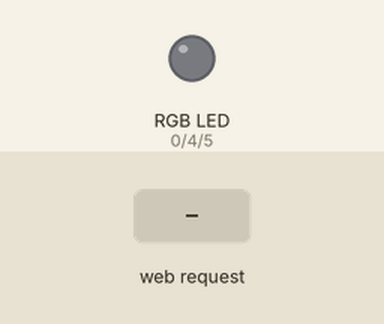
Simulated run of this sketch. Board: ESP8266 (NodeMCU). Shown: an RGB LED mixed from three pins (HIGH = lit). Inputs (shaded band) come from the test bench. WiFi joins after 1.5 s; servers stay silent unless stated; uploads are accepted with an empty reply; what the sketch prints to the serial monitor is not drawn.

Above: at 8.3 s.
8.4 s: HTTP request GET /rgb?username=1&password=1&hours=1 received
At 9.6 s:
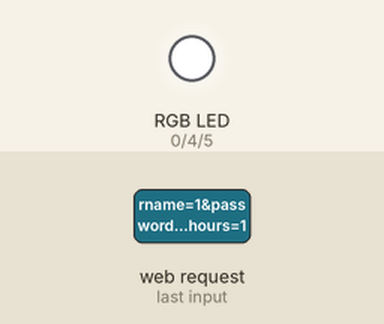
9.9 s: HTTP request GET /wifilogin?username=1 received
At 14.3 s:
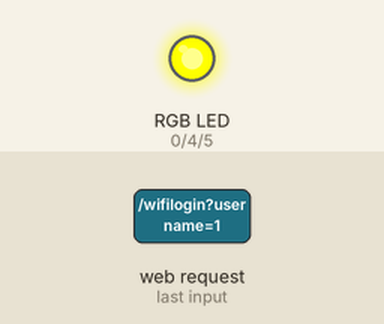
15.9 s: HTTP request GET /alarm?username=1&password=1&hours=1 received
At 22.5 s:
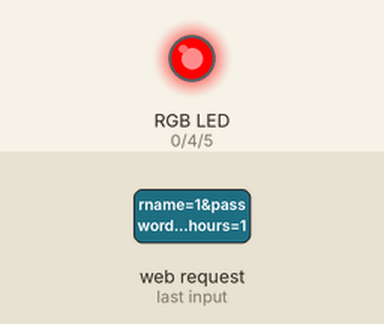
Timing chart, 0 to 27.1 s (numbered marks = the images above; inputs shaded):
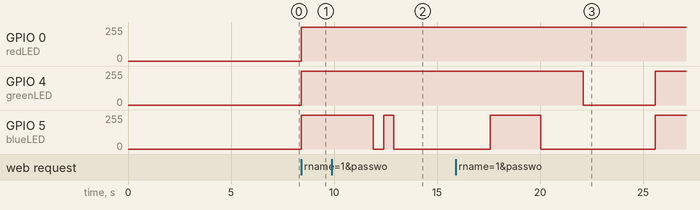

The sketch:

rgbColors.ino
```cpp
/* RGB web server with ESP8266
 *  Editing the version for users
* analogWrite with values received from web page
*Sasidhar P
* WiFi router that creates a fixed domain: http://rgb
* web page returns POST request with 3 RGB parameters http://192.168.1.1/
*
*/

#include <ESP8266WiFi.h>
#include <DNSServer.h>
#include <ESP8266WebServer.h>
#include <ESP8266HTTPClient.h>

#include <ESP8266HTTPClient.h>
#include <ArduinoJson.h>

#include "webpage.h"
#include "WiFiLogin.h"
//#include "timeSetting.h"
#include "brightness.h"
#include "updateTime.h"
#include "requestCommand.h"
//#include "scheduleCommand.h" //now included in requestcommand.h
//#include "getUserName.h"

const char *ssid = "Capstone333";
const char *password = "87654321";
const byte DNS_PORT = 53;
const int redLED = 0;   //D3
const int greenLED = 4; //D2
const int blueLED = 5;  //D1

int userChk = 0;
//const char * puser="";
const char * ppuser="";

IPAddress apIP(192, 168, 1, 1);
//DNSServer dnsServer;
ESP8266WebServer webServer(80);
HTTPClient http;    //Declare object of class HTTPClient


//////////////////////for timesetting////////////////////////////////////////////////////////////////////////////
unsigned long timeNow = 0;
unsigned long timeLast = 0;
unsigned long tsec =0;

/*alarm setting*/
 int ahours =0;
  int aminutes = 0;
  int aday = 0;
  int asec=0;
  bool schMode = false;

//////////////////////////////////////////////////////////////////////////////////////////////////
///////////req comand/////////


//////////rea command//////

void handleColors() {
// Serial.println("handle root..");
String red = webServer.arg(0); // read RGB arguments
String green = webServer.arg(1);
String blue = webServer.arg(2);

if((red != "") && (green != "") && (blue != ""))
{
  analogWrite(redLED, 1023 - red.toInt());
  analogWrite(greenLED, 1023 - green.toInt());
  analogWrite(blueLED, 1023 - blue.toInt());
}


Serial.print("Red: ");
Serial.println(red.toInt());
Serial.print("Green: ");
Serial.println(green.toInt());
Serial.print("Blue: ");
Serial.println(blue.toInt());
Serial.println();

webServer.send(200, "text/html", webpage);
}

//////////////////////////////////////////////////////////////////////////////////////////////////

void handleWifiLogin(){
//String ip = (String)WiFi.localIP();
  //  Serial.println(ip);
    //webServer.send(200, "text/html", ip);

if(  webServer.hasArg("username") ||  webServer.hasArg("password") || webServer.arg("username") != NULL || webServer.arg("password") != NULL) {

Serial.println("after if in wifilogin");
String username = webServer.arg("username");
String password = webServer.arg("password");

Serial.println(username);
Serial.println(password);

    Serial.print("Connecting to ");
    Serial.println(webServer.arg("username"));
    String ssid2 =  webServer.arg("username");
    String password2 = webServer.arg("password");


    //WiFi.disconnect();
     char cssid[ssid2.length()+1];
     char cpass[password2.length()+1];
     ssid2.toCharArray(cssid, ssid2.length()+1);
     password2.toCharArray(cpass, password2.length()+1);

      //WiFi.disconnect(); //forgets any old wifi

    Serial.println(cssid);
    Serial.println(cpass);
     WiFi.softAPdisconnect();

     WiFi.begin(cssid, cpass); Serial.print("Connecting");

  while (WiFi.status() != WL_CONNECTED)
  {
    delay(500);
    Serial.print(".");
  }
  Serial.println();

  Serial.print("Connected, IP address: ");

    Serial.println(WiFi.localIP());
    //if(dnsServer.start(DNS_PORT, "rgb", WiFi.localIP())){
      //Serial.println("In Wifi login dns started");
    //}
    //Serial.println("New Wifi connected and now try rgb in your WiFi");
    analogWrite(blueLED,1023);delay(500);analogWrite(blueLED,0);delay(500);analogWrite(blueLED,1023);delay(500);analogWrite(blueLED,0);delay(500);
    analogWrite(blueLED,1023);analogWrite(blueLED,0);delay(500);
    webServer.send(200, "text/html", "New Wifi connected");
if (WiFi.status() == WL_CONNECTED){
updateTime(); }

}
  webServer.send(200, "text/html", WiFiLogin);

}
//////////////////////////////////////////////////////////////////////////////////////////////////
void scheduleMode(){
//  int ahours =0;
//  int aminutes = 0;
  if( webServer.hasArg("hours") ||  webServer.hasArg("minutes") ||  webServer.hasArg("day") ||  webServer.hasArg("seconds") || webServer.hasArg("mon")|| webServer.arg("hours") != NULL || webServer.arg("minutes") != NULL|| webServer.arg("day") != NULL || webServer.arg("seconds") != NULL|| webServer.arg("mon") != NULL)
  {

    ahours = (webServer.arg("hours")).toInt();
    aminutes = webServer.arg("minutes").toInt();
    aday = webServer.arg("day").toInt();
    asec = webServer.arg("seconds").toInt();

    Serial.println("Alarm wait");
//    Serial.println(hours); Serial.println(minutes);
    //Serial.println(ahours);Serial.println(aminutes);

   schMode = true;
   fade(blueLED);
  fade(greenLED);


    webServer.send(200, "text/html", SchedulePage);
  }

  webServer.send(200, "text/html", SchedulePage);

}

void initTime(){
//  if(  webServer.hasArg("hours") ||  webServer.hasArg("minutes") ||  webServer.hasArg("day") ||  webServer.hasArg("seconds")|| webServer.arg("hours") != NULL || webServer.arg("minutes") != NULL|| webServer.arg("day") != NULL || webServer.arg("seconds") != NULL){
//    hours = (webServer.arg("hours")).toInt();
//    minutes = webServer.arg("minutes").toInt();
//    dayNum = webServer.arg("day").toInt();
//    seconds = webServer.arg("seconds").toInt();
//    timeSet();
    webServer.send(200, "text/html", String(pday)+":"+String(phour)+":"+String(pmin)+":"+String(psec));
  }
//
//  else{
//
//  webServer.send(200, "text/html", initTimeWebPage+setTime3);
//  }
//}
//////////////////////////////////////////////////////////////////////////////////////////////////
void setBright(){

  webServer.send(200, "text/html", brightness);

}

void incBright(){
   if(ledbrightness<=950)
     ledbrightness+=50;
      analogWrite(blueLED,ledbrightness);
      analogWrite(redLED,ledbrightness);
      analogWrite(greenLED,ledbrightness);
  webServer.send(200, "text/html", brightness);
}

void decBright(){
  if(ledbrightness>=50)
     ledbrightness-=50;
     analogWrite(blueLED,ledbrightness);
      analogWrite(redLED,ledbrightness);
      analogWrite(greenLED,ledbrightness);
  webServer.send(200, "text/html", brightness);
}

//////////////////////////////////////////////////////////////////////////////////////////////////
void handleRoot(){
  webServer.send(200, "text/html", rootPage);
}
//////////////////////////////////////////////////////////////////////////////////////////////////

void setup() {

pinMode(redLED, OUTPUT);
pinMode(greenLED, OUTPUT);
pinMode(blueLED, OUTPUT);

analogWrite(redLED, 0);
analogWrite(greenLED, 0);
analogWrite(blueLED, 0);

delay(1000);
Serial.begin(115200);
Serial.println();

WiFi.mode(WIFI_AP);
WiFi.softAPConfig(apIP, apIP, IPAddress(255, 255, 255, 0));
WiFi.softAP(ssid,password);
//WiFi.config(staticIP,gateway,subnet);

// if DNSServer is started with "*" for domain name, it will reply with provided IP to all DNS request
//if(dnsServer.start(DNS_PORT, "rgb", apIP)){
//  Serial.println("Dns in setup started");
//}

webServer.on("/",handleRoot);
webServer.on("/rgb", handleColors);
webServer.on("/wifilogin", handleWifiLogin);
webServer.on("/alarm",scheduleMode);
webServer.on("/inittime",initTime);

webServer.on("/brightness",setBright);
webServer.on("/brightnessinc",incBright);
webServer.on("/brightnessdec",decBright);
webServer.begin();

testRGB();
}

//////////////////////////////////////////////////////////////////////////////////////////////////

void loop() {

//dnsServer.processNextRequest();

/////////// dcm server connection in loop ////////////////////


///////////--- end of dcm server connection in loop ---///////////////////

///////////////////// time setting ///////////////////////////
//timeNow = millis()/1000;
//tsec = timeNow - timeLast;
//timeLast = timeNow;
////Serial.print("tsec : ");Serial.println(tsec);
//
//if(tsec == 1) {psec = psec +1; Serial.println(tsec); /*Serial.println(psec);*/}
//
//if(psec == 60) { pmin = pmin +1; psec =0;}
//
//if(pmin == 60) { phour = phour + 1; pmin =0;}
//
//if(phour == 24) { pday = pday +1; phour = 0; updateTime();}

/////////////////////time setting ////////////////////////////

/////////////// FIFO commands eating from database //////////////
if (WiFi.status() == WL_CONNECTED) {
  //getUserName();  Serial.print("in loop the value if puser is: ");Serial.println(String(puser));
requestCommand(); //access httprc values from requestCommand.h file
updateTime();
//Serial.print("CIDi;");Serial.print(cidi); Serial.print("inti;");Serial.print(intensityi);
if(cidi == 1 ) { //brightness mode
  Serial.print("in cidi 1 ");
  analogWrite(redLED, 1023-intensityi); // R off
   analogWrite(greenLED, 1023-intensityi); // G off
  analogWrite(blueLED, 1023-intensityi); // B off

}

if(cidi == 2) { //rgb mode
  Serial.print("in cidi 2 ");
  analogWrite(redLED, 1023-redi); // R off
analogWrite(greenLED, 1023-greeni); // G off
analogWrite(blueLED, 1023-bluei);

}
}
////////////////FIFO commands ate /////////////////
/////////////schedule visit//////////////
if (WiFi.status() == WL_CONNECTED) {
  //getUserName();
  deScheduleCommand();
scheduleCommand();
if(hourssc== phour&& minutessc == pmin) {

  if(statussc == 0) {Serial.print("alarm status 0");fade(greenLED);analogWrite(redLED, 1023); analogWrite(greenLED, 1023); analogWrite(blueLED, 1023);deScheduleCommand();}
  if(statussc==1){Serial.print("alarm status 1");fade(blueLED);analogWrite(redLED, 0); analogWrite(greenLED, 0); analogWrite(blueLED, 0);deScheduleCommand();}}


}
////////////schedule visit///////////
webServer.handleClient();


if(schMode == true && ahours == phour && aminutes == pmin && aday == pday && asec == psec){
  Serial.println("Alarm Alarm !! ");
    fade(greenLED);
    fade(blueLED);
    schMode = false;


}

Serial.println("Loop completed");
}//loop completed
//////////////////////////////////////////////////////////////////////////////////////////////////
//////////////////////////////////////////////////////////////////////////////////////////////////

void testRGB() { // fade in and out of Red, Green, Blue

analogWrite(redLED, 0); // R off
analogWrite(greenLED, 0); // G off
analogWrite(blueLED, 0); // B off

fade(redLED); // R
fade(greenLED); // G
fade(blueLED); // B
}

//////////////////////////////////////////////////////////////////////////////////////////////////

void fade(int pin) {

for (int u = 0; u < 1024; u++) {
analogWrite(pin, u);
delay(1);
}
for (int u = 0; u < 1024; u++) {
analogWrite(pin, 1023 - u);
delay(1);
}
}
```

WiFiLogin.h
```cpp
String WiFiLogin = ""
"<p> enter new Wifi Credentials </p> "
"<form action=\"/wifilogin\" method=\"POST\">"
"<input type=\"text\" name=\"username\" placeholder=\"Username\">"
"</br><input type=\"password\" name=\"password\" placeholder=\"Password\"></br><input type=\"submit\" value=\"Login\"></form></br>";


//String WiFiLogin = ""
//"<html>"
//"<body onload=\"setTimeout(myFunction,30000)\">"
//"<p> enter new Wifi Credentials </p> "
//"<form action=\"/wifilogin\" method=\"POST\">"
//"<input type=\"text\" name=\"username\" placeholder=\"Username\" >"
//"</br><input type=\"password\" name=\"password\" placeholder=\"Password\" ></br><button onclick=\"myFun()\" id=\"clicker\"> Login </button>"
//
//"<p id=\"demo\"> </p>"
//"<script>"
//
//"function myFunction(){"
//"var button = document.getElementById('clicker');"
//
//"button.click()}"
//
//"function myFun(){"
//"document.getElementById(\"demo\").innerHTML = \"Wifi hello\" ;}"
//
//"</script>"
//"</body>"
//"</html>";
//
////<input type=\"submit\" value=\"Login\"></form></br>
```

brightness.h
```cpp
  int ledbrightness=0;
  String brightness0 = ""
"HTTP/1.1 200 OK\r\nContent-Type: text/html\r\n\r\n"
"<html>\r\n"
"<head>\r\n"
"<title>BRIGHTNESS</title>\r\n"
"<h1 align=\"center\" >CHANGE BRIGHTNESS</h1>\r\n"
"</head>\r\n"
"<body bgcolor=\"yellow\">\r\n"
"<div align=\"center\" >\r\n"
"<label align=\"center\" >\r\n"
"PRESENT BRIGHTNESS LEVEL : ";
String brightness1 = brightness0 + ledbrightness;
String brightness = brightness1 +
"</label>\r\n<br />\r\n<br />\r\n"
"<a href=\"/brightnessinc\">\r\n<button>   +   </button>\r\n</a><br />\r\n<br />\r\n"
"<a href=\"/brightnessdec\">\r\n<button>   -  </button></a>\r\n<br />\r\n<br />\r\n"
"<a href=\"/main\">\r\n<button>HOME</button>\r\n</a>\r\n<br />\r\n<br />\r\n"
"</div>\r\n"
"</body>\r\n"
"</html>\r\n";

//  brightness+=ledbrightness;
  //brightness+=


  String rootPage = ""
  "<html>\r\n"
"<head>\r\n"
"<title>Interface</title>\r\n"
"<h1 align=\"center\" >Interface</h1>\r\n"
"</head>\r\n"
"<body bgcolor=\"yellow\">\r\n"
"<div align=\"center\" >\r\n"
"<label align=\"center\" >\r\n"
"PRESENT BRIGHTNESS LEVEL : "
"</label>\r\n<br />\r\n<br />\r\n"
"<a href=\"/wifilogin\">\r\n<button>   Configure Wifi   </button>\r\n</a><br />\r\n<br />\r\n"
"<a href=\"/inittime\">\r\n<button>   Set Device Time  </button>\r\n</a><br />\r\n<br />\r\n"
"<a href=\"/alarm\">\r\n<button>   Set Schedule   </button>\r\n</a><br />\r\n<br />\r\n"
"<a href=\"/brightness\">\r\n<button>   Brightness White Mode   </button>\r\n</a><br />\r\n<br />\r\n"
"<a href=\"/rgb\">\r\n<button>   color Selection   </button>\r\n</a><br />\r\n<br />\r\n"
"</div>\r\n"
"</body>\r\n"
"</html>\r\n";
```

getUserName.h
```cpp
String payloadgu = "";
const char * puser="";
int dId = 333;

void getUserName(){
  HTTPClient http;    //Declare object of class HTTPClient

   http.begin("http://ec2-13-211-121-155.ap-southeast-2.compute.amazonaws.com/getuser.php?trun=1&devid="+String(dId));      //Specify request destination ?s1=1&s2=1&pass=123
   http.addHeader("Content-Type", "text/plain");  //Specify content-type header

   int httpCode = http.POST("Message from ESP8266");   //Send the request
    payloadgu = http.getString();                  //Get the response payload
   //strcpy(payloadt,payload);
  //char JSONMessage[256] = payload;

payloadgu.trim();
payloadgu.remove(payloadgu.length()-1);
payloadgu.remove(0,1);
  //Serial.print("..");
//Serial.print(payloadgu);Serial.print("..");
  StaticJsonBuffer<300> JSONBuffer;
  JsonObject&  parsed= JSONBuffer.parseObject(payloadgu);

  if (!parsed.success()) {Serial.println("Parsing failed in getUserName"); return;}


puser = parsed["username"];

   //Serial.println(httpCode);   //Print HTTP return code
   //Serial.println(payload);    //Print request response payload
//puser = pusergu;
Serial.print("Device being used by username :  ");
Serial.println(puser);

}
```

updateTime.h
```cpp
unsigned long int pyear = 0;
unsigned long int pmonth = 0;
unsigned long int pday = 0;
unsigned long int phour = 0;
unsigned long int pmin = 0;
unsigned long int psec = 0;
String payload = "";

void updateTime(){
  HTTPClient http;    //Declare object of class HTTPClient

   http.begin("http://ec2-13-211-121-155.ap-southeast-2.compute.amazonaws.com/timeSet.php?pass=123");      //Specify request destination ?s1=1&s2=1&pass=123
   http.addHeader("Content-Type", "text/plain");  //Specify content-type header

   int httpCode = http.POST("Message from ESP8266");   //Send the request
    payload = http.getString();                  //Get the response payload
   //strcpy(payloadt,payload);
  //char JSONMessage[256] = payload;

payload.trim();
payload.remove(payload.length()-1);
payload.remove(0,1);
  //Serial.print("..");
//Serial.print(payload);Serial.print("..");
  StaticJsonBuffer<300> JSONBuffer;
  JsonObject&  parsed= JSONBuffer.parseObject(payload);

  if (!parsed.success()) {

  Serial.println("Parsing failed");
  return;

}

//[{"year":"2018","month":"04","day":"04","hour":"10","min":"53","sec":"06"}]
const char * olyear = parsed["year"];
const char * olmonth= parsed["month"];
const char * olday= parsed["day"];
const char * olhour = parsed["hour"];
const char * olmin = parsed["min"];
const char * olsec = parsed["sec"];

 pyear = atol(olyear);//olyear.toInt();
 pmonth = atol(olmonth);
 pday = atol(olday);
 phour = atol(olhour);
 pmin = atol(olmin);
 psec = atol(olsec);


   //Serial.println(httpCode);   //Print HTTP return code
   //Serial.println(payload);    //Print request response payload

Serial.print("yyyy|mon|da|hh:mm:ss ");
Serial.print(pyear);Serial.print("|");Serial.print(pmonth);Serial.print("|");Serial.print(pday);Serial.print("|");Serial.print(phour);Serial.print(":");Serial.print(pmin);Serial.print(":");Serial.println(psec);

}

String SchedulePage= ""
"<p> Enter Alarm Time</p> "
"<form action=\"/alarm\" method=\"POST\">"
//"<input type=\"text\" name=\"day\" placeholder=\"day\">"
/*"<select name=\"dayow\">"
    "<option value=\"0\">Sunday</option>"
    "<option value=\"1\">Monday</option>"
    "<option value=\"2\">Tuesday</option>"
    "<option value=\"3\">Wednesday</option>"
    "<option value=\"4\">Thursday</option>"
    "<option value=\"5\">Friday</option>"
    "<option value=\"6\">Saturday</option>"

 " </select>"*/
"</br><input type=\"text\" name=\"hours\" placeholder=\"Hours\">"
"</br><input type=\"text\" name=\"minutes\" placeholder=\"Minutes\">"

//"</br><input type=\"text\" name=\"month\" placeholder=\"Month\">"
"</br><input type=\"text\" name=\"seconds\" placeholder=\"seconds\">"
"</br><input type=\"text\" name=\"day\" placeholder=\"day\">"

"</br><input type=\"submit\" value=\"Set alarm\"></form></br>";
```

Source omitted: requestCommand.h (4837 bytes), webpage.h (2679 bytes)

Measured:
- after the input at 8.4 s, GPIO 0 (redLED), GPIO 4 (greenLED), GPIO 5 (blueLED): 0/255 → 254/255 at once
- after the input at 9.9 s, GPIO 5 (blueLED): alternates 255/255 for 0.50 s and 0/255 for 0.50 s, 4 changes in all, then stays 0/255, starting after 1.5 s
